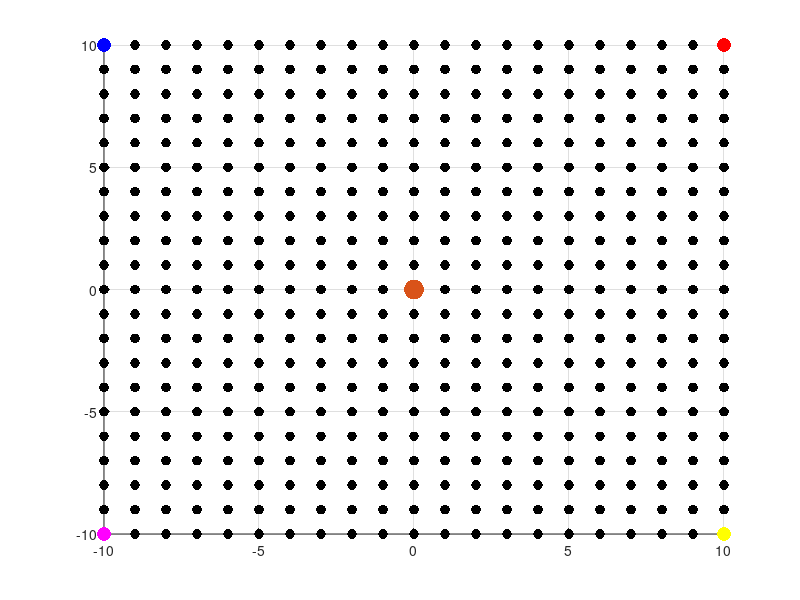

This chart was generated by the following MATLAB code: (Note: this script raises an error after producing the figure.)
clear
close all

%Options
opt=1;    %measurement models: 1-feature based known correspondences 2-unknown correspondences


%% Create Movie
% create a movie from plot
create_mov  = false;
if opt==1
    mov_name    = 'grid_loc_known.avi';
else
    mov_name    = 'grid_loc_unknown.avi';
end
fps         = 2;

if (create_mov == true)
    mov             = VideoWriter(mov_name);
    mov.FrameRate   = fps;
    mov.Quality     = 100;
    open(mov);
end

%% Initial Parameters
dt=0.1;
Zi=[0 0 0]';        %[x y phi];
Ui=[0 0];
L(:,1)=[-10 10];
L(:,2)=[-10 -10];
L(:,3)=[10 -10];
L(:,4)=[10 10];
col=[0 0 1;1 0 1;1 1 0;1 0 0];


Sigma=[10 0.1;0.1 10]*0.1;  %model uncertainty
R=[1.5 0.001 0.01;0.001 1.5 0.001;0.01 0.001 1.5]*0.5;  %measurement uncertainty
Z=Zi;
U=[3 0.5;3 0.5;3 0.5;3 0.5;3 0.5;3 0.5; 3 0.5];  %[v w]
U=[U; U]*2;
%% Generate Initial Grid
M=21;
x=linspace(-10,10,M);
y=linspace(-10,10,M);
phi=linspace(-pi,pi,M);
phi=Zi(3);
index=0;
X=zeros(3,M^2);
for k=1:1%M
    for j=1:M
        for i=1:M
            index=index+1;
            X(:,index)=[x(i);y(j);phi(k)];
        end
    end
end
% X=[x;y;phi];
P=ones(size(X,2),1);
P=P/sum(sum(P));
Xxy=X(1:2,1:M^2);
Pxy=ones(size(Xxy,2),1);
Pxy=Pxy/sum(sum(Pxy));
%% Plot First Step

figure(1)
xlim([-12 12])
ylim([-12 12])

for j=1:M
    for i=1:M
        c=(1-Pxy(M*(j-1)+i)/max(Pxy));
        scatter(x(i),y(j),50,c*[1 1 1],'filled')
        grid on
        hold on
    end
end
scatter(L(1,:),L(2,:),100,col,'filled')
scatter(Z(1,1),Z(2,1),200,'filled','g')
hold off
pause(0.2)

if (create_mov == true)
    for i=1:fps
        F = getframe(gcf);
        writeVideo(mov,F);
    end
end
%% Iterate
for n=1:size(U,1)
    
    Pxy_prev=Pxy;
    Pxy_new=zeros(size(Pxy));
    
    
    %%%%%%%%%%%%%%%%%%%%%%    measure   %%%%%%%%%%%%%%%%%%%%%%%%%%%%%
    
    m = sense_unknown_landmark(L,Z(1:2));
    for j=1:M
        for i=1:M
            index=(j-1)*M+i;
            m_hat = sense_unknown_landmark_clean(L,Xxy(:,index));
            %         Xxy(:,index)=[x(i);y(j);phi(k)];
            if opt==1
                for k=1:size(L,2)
                    Pxy_new(index) = Pxy_new(index) + gaussian_multi(m_hat(k,:)',m(k,:)',R(1:2,1:2));
                end
            else
                prob_land=zeros(size(L,2),1);
                for k=1:size(L,2)
                    for l=1:size(L,2)
                        prob_land(l) = prob_land(l)+gaussian_multi(m_hat(l,:)',m(k,:)',R(1:2,1:2));
                    end
                    Pxy_new(index) =Pxy_new(index) + max(prob_land);
                end
            end
        end
    end
    Pxy_new=Pxy_new/sum(sum(Pxy_new));
    Pxy=Pxy_new.*Pxy_prev;
    Pxy=Pxy/sum(sum(Pxy));
    
    
    for j=1:M
        for i=1:M
            c=0.9*(1-Pxy(M*(j-1)+i)/max(Pxy));
            scatter(x(i),y(j),50,c*[1 1 1],'filled')
            grid on
            hold on
        end
    end
    scatter(L(1,:),L(2,:),100,col,'filled')
    scatter(Z(1,1),Z(2,1),200,'filled','g')
    hold off
    pause(0.2)
    if (create_mov == true)
        for i=1:fps
            F = getframe(gcf);
            writeVideo(mov,F);
        end
    end
    
    
    
    %%%%%%%%%%%%%%%%%%%%%%%   drive    %%%%%%%%%%%%%%%%%%%%%%%%%%%
    
    %     Z = diff_drive(Z,U(n,:),dt);
    phi_old=Z(3);
    Z=unicycle(U(n,:),Z',dt);
    %     for j=1:M
    %         for i=1:M
    %             index=(j-1)*M+i;
    %             %         Xxy(:,index)=[x(i);y(j);phi(k)];
    %             Pxy_prev(index) = gaussian_multi(Xxy(:,index),Z(1:2),R(1:2,1:2));
    %         end
    %     end
    
    Pxy_new=zeros(size(Pxy));
    
    for i=1:length(Pxy)
        mu1 = unicycle_model([X(1:2,i);phi_old],U(n,:),dt);
        for j=1:length(Pxy)
            Pxy_new(j) = Pxy_new(j)+Pxy(i)*gaussian_multi(Xxy(:,j),mu1(1:2),Sigma(1:2,1:2));
        end
    end
    
    Pxy_new=Pxy_new/sum(sum(Pxy_new));
    Pxy=Pxy_new;%.*Pxy_prev; %%%%%%%%%%%%%
    Pxy=Pxy/sum(sum(Pxy));
    
    for j=1:M
        for i=1:M
            c=0.9*(1-Pxy(M*(j-1)+i)/max(Pxy));
            scatter(x(i),y(j),50,c*[1 1 1],'filled')
            grid on
            hold on
        end
    end
    scatter(L(1,:),L(2,:),100,col,'filled')
    scatter(Z(1,1),Z(2,1),200,'filled','g')
    hold off
    pause(0.2)
    if (create_mov == true)
        for i=1:fps
            F = getframe(gcf);
            writeVideo(mov,F);
        end
    end
end

if (create_mov == true)
    close(mov);
    %     close all;
end


